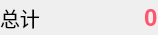
  <widget class="QWidget" name="widget_paytotal" native="true">
   <property name="geometry">
    <rect>
     <x>270</x>
     <y>420</y>
     <width>158</width>
     <height>35</height>
    </rect>
   </property>
   <layout class="QHBoxLayout" name="horizontalLayout_5" stretch="0,1,0">
    <property name="spacing">
     <number>0</number>
    </property>
    <property name="leftMargin">
     <number>0</number>
    </property>
    <property name="topMargin">
     <number>0</number>
    </property>
    <property name="rightMargin">
     <number>0</number>
    </property>
    <property name="bottomMargin">
     <number>0</number>
    </property>
    <item>
     <widget class="QLabel" name="label_total_desc">
      <property name="styleSheet">
       <string notr="true">font-size:15pt;</string>
      </property>
      <property name="text">
       <string>总计</string>
      </property>
      <property name="outer_stylesheet" stdset="0">
       <string>fexpandmain_tableview</string>
      </property>
     </widget>
    </item>
    <item>
     <widget class="QLabel" name="label_void">
      <property name="styleSheet">
       <string notr="true">font-size:15pt;</string>
      </property>
      <property name="text">
       <string/>
      </property>
      <property name="outer_stylesheet" stdset="0">
       <string>fexpandmain_tableview</string>
      </property>
     </widget>
    </item>
    <item>
     <widget class="QLabel" name="label_total">
      <property name="styleSheet">
       <string notr="true">color:#ff546b;font-size:18pt;font-weight:bold;</string>
      </property>
      <property name="text">
       <string>0</string>
      </property>
      <property name="outer_stylesheet" stdset="0">
       <string>fexpandmain_tableview</string>
      </property>
     </widget>
    </item>
   </layout>
  </widget>
